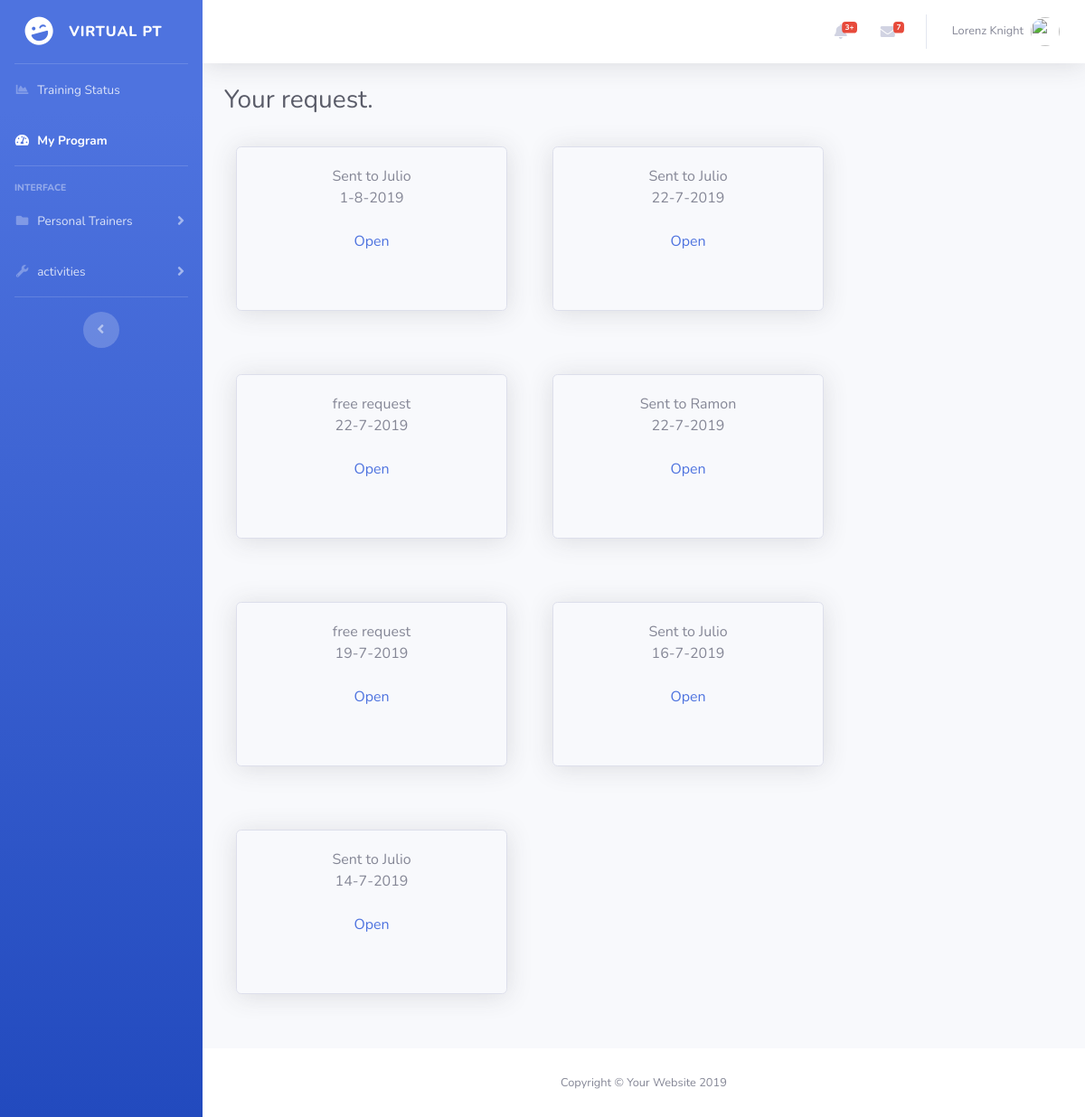
/sent.php (signed in), run on the app's committed database.
### tables this page shows
CREATE TABLE `users` (
  `id_user` int(11) NOT NULL,
  `email` varchar(255) DEFAULT NULL,
  `password` varchar(50) DEFAULT NULL,
  `status` int(11) DEFAULT NULL,
  `name` varchar(15) DEFAULT NULL,
  `surname` varchar(15) DEFAULT NULL,
  `profilephoto` varchar(255) DEFAULT NULL,
  `year` int(11) DEFAULT NULL,
  `month` varchar(255) DEFAULT NULL,
  `day` int(11) DEFAULT NULL,
  `country` varchar(255) DEFAULT NULL,
  `city` varchar(255) DEFAULT NULL,
  `rank` int(11) DEFAULT NULL,
  `pt_type` int(11) DEFAULT NULL,
  `pt_experience` int(11) DEFAULT NULL
);

CREATE TABLE `request` (
  `id_request` int(11) NOT NULL,
  `id_user` int(11) DEFAULT NULL,
  `date` datetime DEFAULT NULL,
  `day` varchar(255) DEFAULT NULL,
  `month` varchar(255) DEFAULT NULL,
  `year` varchar(255) DEFAULT NULL,
  `time` time DEFAULT NULL,
  `usr_height` double(8,2) DEFAULT NULL,
  `usr_weight` double(8,2) DEFAULT NULL,
  `usr_biceps` double(8,2) DEFAULT NULL,
  `usr_chest` double(8,2) DEFAULT NULL,
  `usr_waist` double(8,2) DEFAULT NULL,
  `usr_hips` double(8,2) DEFAULT NULL,
  `usr_thigh` double(8,2) DEFAULT NULL,
  `usr_fat` double(8,2) DEFAULT NULL,
  `usr_weight_goal` double(8,2) DEFAULT NULL,
  `usr_biceps_goal` double(8,2) DEFAULT NULL,
  `usr_chest_goal` double(8,2) DEFAULT NULL,
  `usr_waist_goal` double(8,2) DEFAULT NULL,
  `usr_hips_goal` double(8,2) DEFAULT NULL,
  `usr_thigh_goal` double(8,2) DEFAULT NULL,
  `usr_fat_goal` double(8,2) DEFAULT NULL,
  `id_pt` int(11) NOT NULL
);

### inc/funciones.php (called while the page is built, shortened)
<?php
if (!function_exists("GetSQLValueString")) {
function GetSQLValueString($theValue, $theType, $theDefinedValue = "", $theNotDefinedValue = "")
{
  global $con;
  $theValue = function_exists("mysqli_real_escape_string") ? mysqli_real_escape_string($con, $theValue) : mysqli_escape_string($con,$theValue);
  switch ($theType) {
    case "long":
    case "int":
      $theValue = ($theValue != "") ? intval($theValue) : "NULL";
      break;
  }
  return $theValue;
}
}
function ObtenerNombreUsuario($nombre)
{
	global $con;
	$query_ConsultaFuncion = sprintf("SELECT name FROM users WHERE id_user = %s ",
		 GetSQLValueString($nombre, "int"));
	$ConsultaFuncion = mysqli_query($con,  $query_ConsultaFuncion) or die(mysqli_error($con));
	$row_ConsultaFuncion = mysqli_fetch_assoc($ConsultaFuncion);
	return $row_ConsultaFuncion["name"];
}
function ObtenerApellidoUsuario($apellido)
{
	global $con;
	$query_ConsultaFuncion = sprintf("SELECT surname FROM users WHERE id_user = %s ",
		 GetSQLValueString($apellido, "int"));
	$ConsultaFuncion = mysqli_query($con,  $query_ConsultaFuncion) or die(mysqli_error($con));
	$row_ConsultaFuncion = mysqli_fetch_assoc($ConsultaFuncion);
	return $row_ConsultaFuncion["surname"];
}
	?>

### sent.php (the view, shortened to what this page needs)
<?php require_once('connections/conexion.php');?>
<?php
$query_DatosConsulta = sprintf("SELECT * FROM request WHERE id_user=%s ORDER BY id_request DESC", GetSQLValueString($_SESSION['vpt_UserId'], "int"));
$DatosConsulta = mysqli_query($con, $query_DatosConsulta) or die(mysqli_error($con));
$row_DatosConsulta = mysqli_fetch_assoc($DatosConsulta);
?>
<!DOCTYPE html>
<html lang="en">
<head>
  <?php include("inc/header.php"); ?>
</head>
<body id="page-top">
  <div id="wrapper">
    <?php include("inc/menu.php"); ?>
    <div id="content-wrapper" class="d-flex flex-column">
      <div id="content">
        <?php include("inc/topbar.php"); ?>
        <div class="container-fluid">
        <div class="d-sm-flex align-items-center justify-content-between mb-4">
            <h1 class="h3 mb-0 text-gray-800">Your request.</h1>
        </div>
          <div class="row">
          <?php if ($row_DatosConsulta > 0) {
           do { ?>
            <div class="msn_from_user">
                <?php if ($row_DatosConsulta['id_pt'] != 0) { ?>
                  <p>Sent to <?php echo ObtenerNombreUsuario($row_DatosConsulta['id_pt']); ?><br>
                <?php } else { ?>
                  free request<br>
                <?php } ?>
                <?php echo $row_DatosConsulta['day']; ?>-<?php echo $row_DatosConsulta['month']; ?>-<?php echo $row_DatosConsulta['year']; ?><br><br>
                <a href="inicio.php">Open</a></p>
            </div>
          <?php } while ($row_DatosConsulta = mysqli_fetch_assoc($DatosConsulta));
            }
            else
            { ?>
            No hay resultado.
            <?php }  ?>
          </div>
      </div>
      <footer class="sticky-footer bg-white">
        <div class="container my-auto">
          <div class="copyright text-center my-auto">
            <span>Copyright &copy; Your Website 2019</span>
          </div>
        </div>
      </footer>
    </div>
  </div>
</body>
</html>

### inc/header.php (shortened to what this page needs)
<link href="css/style.css" rel="stylesheet" type="text/css"  media="all" />
 <link href="vendor/fontawesome-free/css/all.min.css" rel="stylesheet" type="text/css">
 <link href="css/sb-admin-2.min.css" rel="stylesheet">

### inc/menu.php (shortened to what this page needs)
<ul class="navbar-nav bg-gradient-primary sidebar sidebar-dark accordion" id="accordionSidebar">
      <a class="sidebar-brand d-flex align-items-center justify-content-center" href="inicio.php">
        <div class="sidebar-brand-icon rotate-n-15">
          <i class="fas fa-laugh-wink"></i>
        </div>
        <div class="sidebar-brand-text mx-3">Virtual PT </div>
      </a>
      <hr class="sidebar-divider my-0">
      <li class="nav-item">
        <a class="nav-link" href="charts.html">
          <i class="fas fa-fw fa-chart-area"></i>
          <span>Training Status</span></a>
      </li>
      <li class="nav-item active">
        <a class="nav-link" href="inicio.php">
          <i class="fas fa-fw fa-tachometer-alt"></i>
          <span>My Program</span></a>
      </li>
      <hr class="sidebar-divider">
      <div class="sidebar-heading">
        Interface
      </div>
      <li class="nav-item">
        <a class="nav-link collapsed" href="#" data-toggle="collapse" data-target="#collapseTwo" aria-expanded="true" aria-controls="collapseTwo">
          <i class="fas fa-fw fa-folder"></i>
          <span>Personal Trainers</span>
        </a>
      </li>
      <li class="nav-item">
        <a class="nav-link collapsed" href="#" data-toggle="collapse" data-target="#collapseUtilities" aria-expanded="true" aria-controls="collapseUtilities">
          <i class="fas fa-fw fa-wrench"></i>
          <span>activities</span>
        </a>
      </li>
      <hr class="sidebar-divider">
      <div class="text-center d-none d-md-inline">
        <button class="rounded-circle border-0" id="sidebarToggle"></button>
      </div>
    </ul>

### inc/topbar.php (shortened to what this page needs)
<nav class="navbar navbar-expand navbar-light bg-white topbar mb-4 static-top shadow">
<ul class="navbar-nav ml-auto">
  <li class="nav-item dropdown no-arrow mx-1">
    <a class="nav-link dropdown-toggle" href="#" id="alertsDropdown" role="button" data-toggle="dropdown" aria-haspopup="true" aria-expanded="false">
      <i class="fas fa-bell fa-fw"></i>
      <span class="badge badge-danger badge-counter">3+</span>
    </a>
  </li>
  <li class="nav-item dropdown no-arrow mx-1">
    <a class="nav-link dropdown-toggle" href="#" id="messagesDropdown" role="button" data-toggle="dropdown" aria-haspopup="true" aria-expanded="false">
      <i class="fas fa-envelope fa-fw"></i>
      <span class="badge badge-danger badge-counter">7</span>
    </a>
  </li>
  <li class="nav-item dropdown no-arrow">
    <a class="nav-link dropdown-toggle" href="#" id="userDropdown" role="button" data-toggle="dropdown" aria-haspopup="true" aria-expanded="false">
      <span class="mr-2 d-none d-lg-inline text-gray-600 small">
      <?php
            if ((isset($_SESSION['MM_Username'])) && ($_SESSION['MM_Username'] != ""))
            {
                echo ObtenerNombreUsuario($_SESSION['vpt_UserId']);
                echo " ". ObtenerApellidoUsuario($_SESSION['vpt_UserId']);
            }
            else
            { ?>
                No funciona...
            <?php } ?>
      </span>
      <img class="img-profile rounded-circle" src="https://source.unsplash.com/QAB-WJcbgJk/60x60">
    </a>
  </li>
</ul>
</nav>

### css/style.css (style rules this page uses)
body { margin: 0; padding: 0; font-family: 'Lucida Sans', 'Lucida Sans Regular', 'Lucida Grande', 'Lucida Sans Unicode', Geneva, Verdana, sans-serif; font-weight: 100; background-color: #002254; }
.msn_from_user { width: 300px; height: 0px; float: left; text-align: center; border: 1px solid #dddfeb; margin: 10px 25px 60px; padding: 20px 0 160px; border-radius: 0.35rem; box-shadow: 0 .15rem 1.75rem 0 rgba(58,59,69,.15)!important; }

### data on the page
users: name "Lorenz", surname "Knight"
request: id_pt.name "Julio", day "1", month "8", year "2019"
request: id_pt.name "Julio", day "22", month "7", year "2019"
request: id_pt "free request", day "22", month "7", year "2019"
request: id_pt.name "Ramon", day "22", month "7", year "2019"
request: id_pt "free request", day "19", month "7", year "2019"
request: id_pt.name "Julio", day "16", month "7", year "2019"
request: id_pt.name "Julio", day "14", month "7", year "2019"
